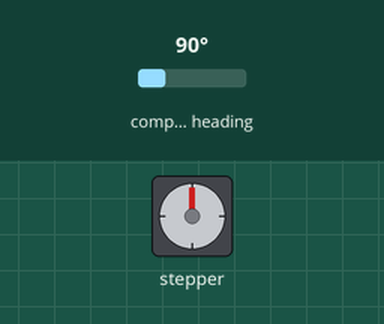
A sketch run on a simulated STM32 Blue Pill. Shown: stepper motor. Wiring (inferred from the names in the program): stepper motor driver (200 steps per turn assumed): step PA5; direction PA6. Inputs (shaded band) come from the test bench; at power-on: compass heading 90°.

Above: at 0.8 s.
At 8.1 s:
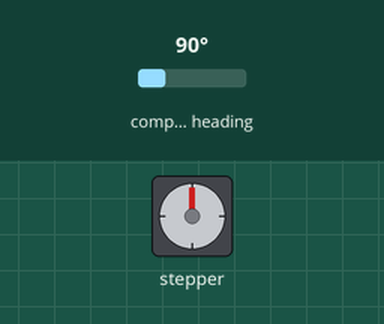
At 19.6 s:
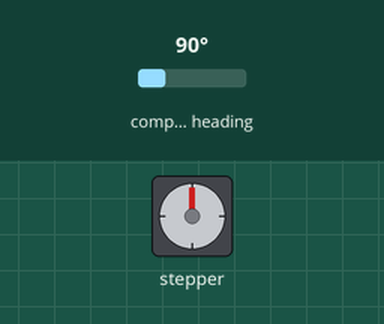
At 39.0 s:
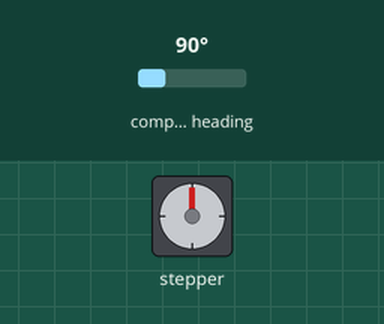
Timing chart, 0 to 40.0 s (numbered marks = the images above):
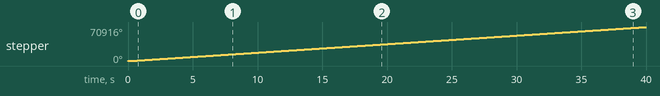

Measured:
- by itself, stepper: keeps turning clockwise at about 1774°/s

The sketch:

ControlNema17_bluepill_con_encoder.ino
```cpp
#include <Wire.h>
#include <AS5600.h>

AS5600 encoder;

const int stepPin = PA5; // Pin "step" conectado al pin A5 del Blue Pill
const int dirPin = PA6;  // Pin "dir" conectado al pin A6 del Blue Pill
// Parámetros para la aceleración
unsigned long delayTime = 1500;  // Delay inicial en microsegundos
const unsigned long minDelayTime = 500;  // Delay mínimo para alcanzar velocidad máxima
const int accelerationSteps = 100; // Número de pasos para acelerar

void setup() {
  Serial1.begin(9600);
  Wire.begin(); // Inicializa la comunicación I2C en los pines por defecto PB6 y PB7

  pinMode(stepPin, OUTPUT);
  pinMode(dirPin, OUTPUT);

  if (!encoder.begin()) {
    Serial1.println("Error al inicializar el encoder AS5600");
    while (1);
  }
  Serial1.println("Encoder AS5600 inicializado correctamente");
}

void loop() {
  static int lastPosition = -1;
  int position = encoder.readAngle();

  if (position != lastPosition) {
    Serial1.print("Posición del encoder: ");
    Serial1.println(position);
    lastPosition = position;
  }

  // Aceleración simple: reduce el delay cada cierto número de pasos hasta el mínimo
  for (int i = 0; i < accelerationSteps; i++) {
    digitalWrite(dirPin, HIGH); // Dirección
    digitalWrite(stepPin, HIGH);
    delayMicroseconds(delayTime);
    digitalWrite(stepPin, LOW);
    delayMicroseconds(delayTime);

    // Reducción progresiva del delay para acelerar
    if (delayTime > minDelayTime) {
      delayTime -= (1500 - minDelayTime) / accelerationSteps;
    }
  }

  // Una vez acelerado, mantener velocidad constante
  for (int i = 0; i < 500; i++) { // Ciclo para mantener la velocidad
    digitalWrite(dirPin, HIGH);
    digitalWrite(stepPin, HIGH);
    delayMicroseconds(minDelayTime);
    digitalWrite(stepPin, LOW);
    delayMicroseconds(minDelayTime);
  }
}
```
